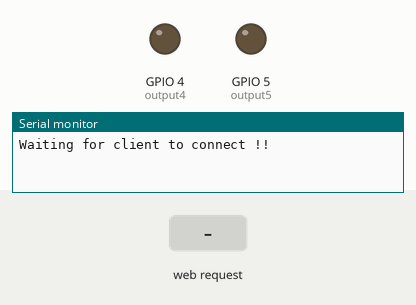
Bench run of a sketch on a simulated ESP8266 (NodeMCU). On the bench: output pins drawn as LEDs (lit = HIGH), the last lines printed to the serial monitor. The test bench sets the inputs (shaded band).

Above: at 1.2 s.
1.3 s: HTTP request GET /5/on received
At 2.5 s:
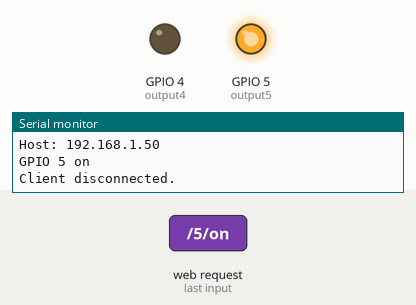
2.8 s: HTTP request GET /4/on received
At 3.8 s:
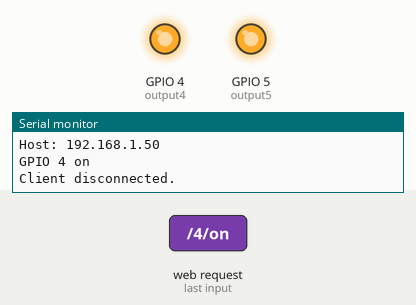
4.3 s: HTTP request GET /5/off received
At 5.0 s:
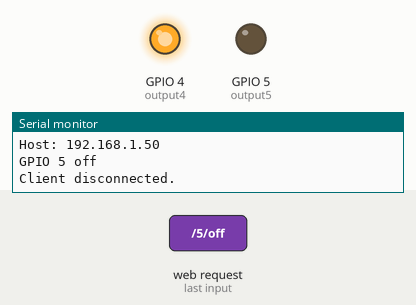
5.8 s: HTTP request GET /4/off received
At 6.1 s:
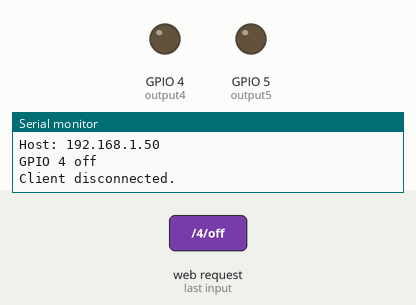
Timing chart, 0 to 8.3 s (numbered marks = the images above; inputs shaded):
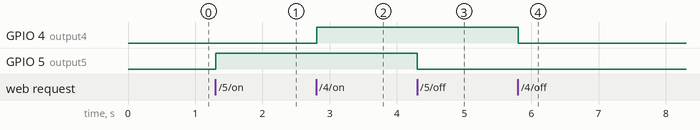

Measured:
- after the input at 1.3 s, GPIO 5 (output5): LOW → HIGH at once
- after the input at 2.8 s, GPIO 4 (output4): LOW → HIGH at once
- after the input at 4.3 s, GPIO 5 (output5): HIGH → LOW at once
- after the input at 5.8 s, GPIO 4 (output4): HIGH → LOW at once

The sketch:

esp_wifi_ap_2.ino
```cpp
// Load Wi-Fi library
#include <ESP8266WiFi.h>

// Replace with your network credentials
const char WiFiAPPSK[] = "artifymyworld";


// Set web server port number to 80
WiFiServer server(80);

// Variable to store the HTTP request
String header;
String gpsData;
String gpsDataLatitude;
String gpsDataLongitude;
String accelX;
String accelY;
String accelZ;

// Auxiliar variables to store the current output state
String output5State = "off";
String output4State = "off";

// Assign output variables to GPIO pins
const int output5 = 5;
const int output4 = 4;

String getValue(String data, char separator, int index)
{
    int found = 0;
    int strIndex[] = { 0, -1 };
    int maxIndex = data.length() - 1;

    for (int i = 0; i <= maxIndex && found <= index; i++) {
        if (data.charAt(i) == separator || i == maxIndex) {
            found++;
            strIndex[0] = strIndex[1] + 1;
            strIndex[1] = (i == maxIndex) ? i+1 : i;
        }
    }
    return found > index ? data.substring(strIndex[0], strIndex[1]) : "";
}

void setupWiFi()
{
  WiFi.mode(WIFI_AP);

  // Do a little work to get a unique-ish name. Append the
  // last two bytes of the MAC (HEX'd) to "Thing-":
  uint8_t mac[WL_MAC_ADDR_LENGTH];
  WiFi.softAPmacAddress(mac);
  String macID = String(mac[WL_MAC_ADDR_LENGTH - 2], HEX) +
                 String(mac[WL_MAC_ADDR_LENGTH - 1], HEX);
  macID.toUpperCase();
  String AP_NameString = "WirefreeBubble";

  char AP_NameChar[AP_NameString.length() + 1];
  memset(AP_NameChar, 0, AP_NameString.length() + 1);

  for (int i=0; i<AP_NameString.length(); i++)
    AP_NameChar[i] = AP_NameString.charAt(i);

  WiFi.softAP(AP_NameChar, WiFiAPPSK);
}

void setup() {
  Serial.begin(115200);
  // Initialize the output variables as outputs
  pinMode(output5, OUTPUT);
  pinMode(output4, OUTPUT);
  // Set outputs to LOW
  digitalWrite(output5, LOW);
  digitalWrite(output4, LOW);

  // Connect to Wi-Fi network with SSID and password
  setupWiFi();
  Serial.println("Waiting for client to connect !!");

  server.begin();

}

void loop(){
  WiFiClient client = server.available();   // Listen for incoming clients

  if (client) {
      // Print local IP address and start web server
      Serial.println("....");
      Serial.println("WiFi connected.");
      Serial.println("IP address: ");
      Serial.println(WiFi.localIP());
      //server.begin();

      // If a new client connects,
    Serial.println("New Client.");          // print a message out in the serial port
    String currentLine = "";                // make a String to hold incoming data from the client
    while (client.connected()) {            // loop while the client's connected
      if (client.available()) {             // if there's bytes to read from the client,
        char c = client.read();             // read a byte, then
        Serial.write(c);                    // print it out the serial monitor
        header += c;
        if (c == '\n') {                    // if the byte is a newline character
          // if the current line is blank, you got two newline characters in a row.
          // that's the end of the client HTTP request, so send a response:
          if (currentLine.length() == 0) {
            // HTTP headers always start with a response code (e.g. HTTP/1.1 200 OK)
            // and a content-type so the client knows what's coming, then a blank line:
            client.println("HTTP/1.1 200 OK");
            client.println("Content-type:text/html");
            client.println("Connection: close");
            client.println();

            // turns the GPIOs on and off
            if (header.indexOf("GET /GPS") >= 0)
            {
              Serial.println("RECEIVE GPS DATA :: ");
              Serial.println("HEADER = " + header);
              String val = "";
              for( int i = 0; i < 10 ; ++i)
              {
                val = getValue(header, '-', i);
                Serial.println("Value at : " + String(i) + " = " + val);
                if (i == 1)
                {
                  gpsDataLatitude = val;
                }
                else if (i == 2)
                {
                  gpsDataLongitude = val;
                }
                if(val == "FIN")
                {
                    break;
                }
              }
            }
            else if (header.indexOf("GET /ACCEL") >= 0)
            {
              Serial.println("RECEIVE ACCELEROMETER DATA :: ");
              Serial.println("HEADER = " + header);
              String val = "";
              for( int i = 0; i < 10 ; ++i)
              {
                val = getValue(header, '-', i);
                Serial.println("Value at : " + String(i) + " = " + val);
                if (i == 1)
                {
                  accelX = val;
                }
                else if (i == 2)
                {
                  accelY = val;
                }
                else if (i == 3)
                {
                  accelZ = val;
                }
                if(val == "FIN")
                {
                    break;
                }
              }
            }else if (header.indexOf("GET /5/on") >= 0) {
              Serial.println("GPIO 5 on");
              output5State = "on";
              digitalWrite(output5, HIGH);
            } else if (header.indexOf("GET /5/off") >= 0) {
              Serial.println("GPIO 5 off");
              output5State = "off";
              digitalWrite(output5, LOW);
            } else if (header.indexOf("GET /4/on") >= 0) {
              Serial.println("GPIO 4 on");
              output4State = "on";
              digitalWrite(output4, HIGH);
            } else if (header.indexOf("GET /4/off") >= 0) {
              Serial.println("GPIO 4 off");
              output4State = "off";
              digitalWrite(output4, LOW);
            }

            // Display the HTML web page
            client.println("<!DOCTYPE html><html>");
            client.println("<head><meta name=\"viewport\" content=\"width=device-width, initial-scale=1\">");
            client.println("<link rel=\"icon\" href=\"data:,\">");
            // CSS to style the on/off buttons
            // Feel free to change the background-color and font-size attributes to fit your preferences
            client.println("<style>html { font-family: Helvetica; display: inline-block; margin: 0px auto; text-align: center;}");
            client.println(".button { background-color: #195B6A; border: none; color: white; padding: 16px 40px;");
            client.println("text-decoration: none; font-size: 30px; margin: 2px; cursor: pointer;}");
            client.println(".button2 {background-color: #77878A;}</style></head>");

            // Web Page Heading
            client.println("<body><h1>ForeView ESP8266 Web Server</h1>");
            client.println("<body><h2>GPS Latitude  : " + gpsDataLatitude +" </h2>");
            client.println("<body><h2>GPS Longitude : " + gpsDataLongitude +" </h2>");
            client.println("<body><h2>============================================== </h2>");
            client.println("<body><h2>ACCELEROMETER X : " + accelX +" </h2>");
            client.println("<body><h2>ACCELEROMETER Y : " + accelY +" </h2>");
            client.println("<body><h2>ACCELEROMETER Z : " + accelZ +" </h2>");

            // Display current state, and ON/OFF buttons for GPIO 5
            client.println("<p>GPIO 5 - State " + output5State + "</p>");
            // If the output5State is off, it displays the ON button
            if (output5State=="off") {
              client.println("<p><a href=\"/5/on\"><button class=\"button\">ON</button></a></p>");
            } else {
              client.println("<p><a href=\"/5/off\"><button class=\"button button2\">OFF</button></a></p>");
            }

            // Display current state, and ON/OFF buttons for GPIO 4
            client.println("<p>GPIO 4 - State " + output4State + "</p>");
            // If the output4State is off, it displays the ON button
            if (output4State=="off") {
              client.println("<p><a href=\"/4/on\"><button class=\"button\">ON</button></a></p>");
            } else {
              client.println("<p><a href=\"/4/off\"><button class=\"button button2\">OFF</button></a></p>");
            }
            client.println("</body></html>");

            // The HTTP response ends with another blank line
            client.println();
            // Break out of the while loop
            break;
          } else { // if you got a newline, then clear currentLine
            currentLine = "";
          }
        } else if (c != '\r') {  // if you got anything else but a carriage return character,
          currentLine += c;      // add it to the end of the currentLine
        }
      }
    }
    // Clear the header variable
    header = "";
    // Close the connection
    client.stop();
    Serial.println("Client disconnected.");
    Serial.println("");
  }
}
```
